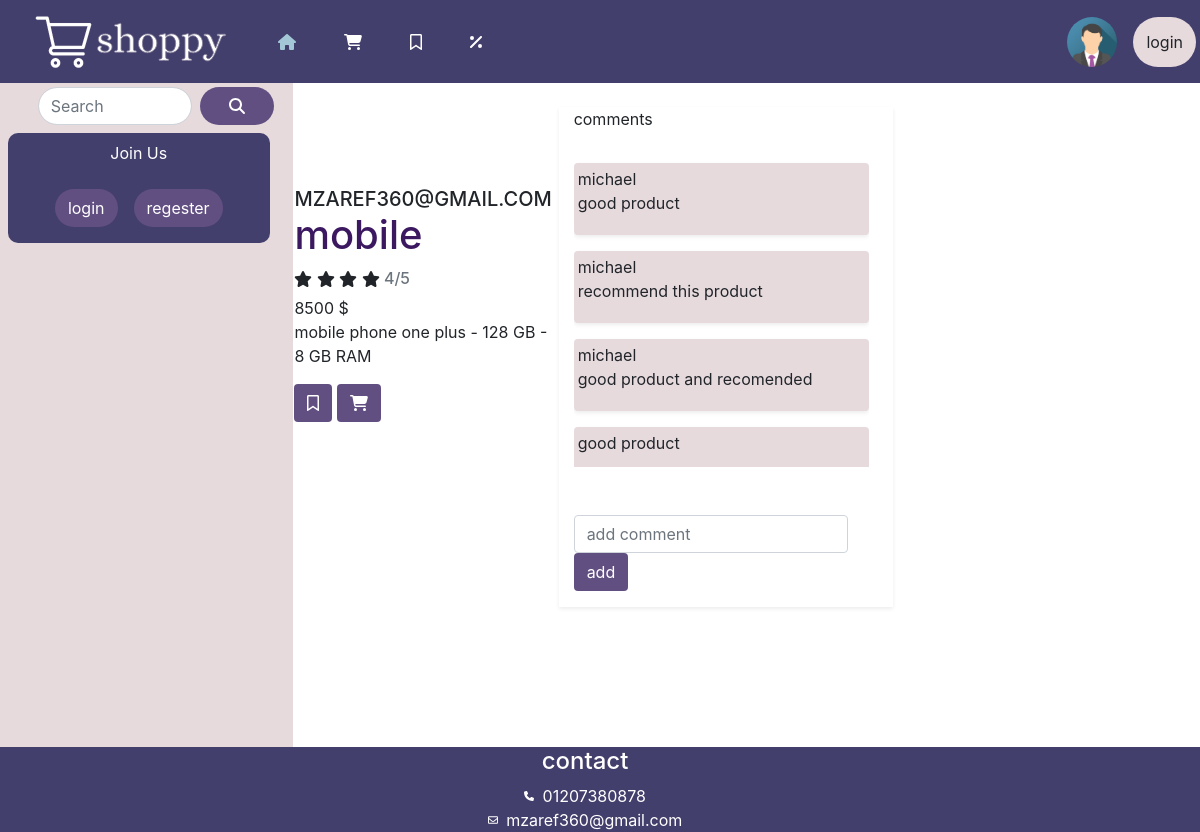
The page /product.php?id=4 on the database its author committed.
### tables this page shows
CREATE TABLE `product` (
  `name` varchar(100) NOT NULL,
  `disc` varchar(500) NOT NULL,
  `price` varchar(10) NOT NULL,
  `rate` varchar(10) NOT NULL,
  `image` varchar(500) NOT NULL,
  `note` varchar(500) NOT NULL,
  `trader` varchar(100) NOT NULL,
  `id` int(10) UNSIGNED NOT NULL
);

CREATE TABLE `comments` (
  `product` varchar(50) NOT NULL,
  `name` varchar(50) NOT NULL,
  `date` varchar(50) NOT NULL,
  `time` varchar(50) NOT NULL,
  `comment` varchar(500) NOT NULL,
  `email` varchar(50) NOT NULL
);

### product.php (the view, shortened to what this page needs)
<!DOCTYPE html>
<html lang="en">
<head>
    <link href="css/all.min.css" rel="stylesheet" >
    <link href="css/bootstrap.min.css" rel="stylesheet" >
    <link href="css/css.css" rel="stylesheet" >
    <link href="css/product.css" rel="stylesheet" >
    <link rel="stylesheet" href="https://cdn.jsdelivr.net/npm/bootstrap@4.0.0/dist/css/bootstrap.min.css">
</head>
<body>
    <div >
        <?php
            include('navbar.php');
        ?>
    </div>
<div style="min-height: calc(100vh - 155px);" id="row" class="row">
            <?php
                include('side.php');
            ?>
            <div id="content" class="col-lg-9 col-md-9 col-sm-12">
            <?PHP
include('db.php');
if(isset($_GET['id'])){
    $get_cat_i = "SELECT * FROM `product` WHERE `id` = ".$_GET['id'];
    if($run_cat_i = mysqli_query($conn, $get_cat_i)){
        if($row_cat_i = mysqli_fetch_array($run_cat_i)){
        $name = $row_cat_i['name'];
        $disc = $row_cat_i['disc'];
        $price = $row_cat_i['price'];
        $trader = $row_cat_i['trader'];
?>
    <div class="col-lg-9 col-md-9 col-sm-12">
    <div  class="   row ">
    <div class="ms-1 justify-content-center align-items-center col-md-4">
        <div class="d-flex justify-content-center align-items-center pt-4">
            <div class="mt-2  justify-content-center align-items-center">
                <div class="my-5">
                    <h5 class="text-uppercase mb-0"><?php echo($trader) ?></h5>
                    <h1 class="main-heading mt-0"><?php echo($name) ?></h1>
                    <div class="d-flex flex-row user-ratings">
                        <div class="ratings">
                        <i class="fa fa-star"></i>
                        <i class="fa fa-star"></i>
                        <i class="fa fa-star"></i>
                        <i class="fa fa-star"></i>
                        </div>
                        <h6 class="text-muted ml-1">4/5</h6>
                    </div>
                    <span><?php echo($price) ?> $</span>
                    <p><?php echo($disc) ?></p>
                    <a href="add_fav.php?id=<?php echo $_GET['id'];?>" class="btn main-btn" style="color: white;"><i class="fa-regular fa-bookmark"></i></a>
                    <a href="add_cart.php?id=<?php echo $_GET['id'];?>&count=1" class="btn main-btn" style="color: white;"><i class="fa-solid fa-cart-shopping"></i></a>
                </div>
            </div>
        </div>
    </div>
    <div  class="mt-4 shadow-sm pe-4 ms-4 col col-sm-12 col-md-6">
        <div>
            <div class=""><p>comments</p></div>
            <div class="c_comment">
                <?php
                    $get_cat_i = "SELECT * FROM `comments` WHERE `product`= '".$_GET['id']."'";
                    $run_cat_i = mysqli_query($conn, $get_cat_i);
                    while($row_cat_i = mysqli_fetch_array($run_cat_i))
                    {
                    $name = $row_cat_i['name'];
                    $comment = $row_cat_i['comment'];
                ?>
                <div class="shadow-sm p-1 my-3 rounded c-section">
                    <span><?php echo $name; ?></span>
                    <p><?php echo $comment; ?></p>
                </div>
                <?php }?>
            </div>
        </div>
        <div class="mt-5"  style="bottom: 0;">
            <div class=" input-group mb-3">
                <form action="add_comment.php">
                    <input type="text" name="comment" class="form-control" placeholder="add comment" aria-label="Recipient's username" aria-describedby="button-addon2">
                    <button  class="btn main-btn" type="submit" id="button-addon2">add</button>
                </form>
            </div>
        </div>
    </div>
</div>
</div>
<?php
 }else{
    echo'<div class="col-lg-9 col-md-9 col-sm-12">
            <div style="height:30rem ;" class=" d-flex ">not found</div>
         </div>';
 }
}
}?>
</div>
</div>
<?php
    include('footer.php');
?>
<script src="js/bootstrap.min.js"></script></body>
</html>

### navbar.php (shortened to what this page needs)
<div style="
    width: 100%;
">
<nav class="navbar navbar-expand sticky-top">
  <div class="container">
  <a class="navbar-brand" href="index.php"><img src="imgs/shoppy2.png" alt=""></a>
    <div class="collapse navbar-collapse nv " id="navbarNavDropdown">
      <ul class="navbar-nav  nv">
        <li class="nav-item ms-3">
          <a class="nav-link active p-lg-3" aria-current="page" href="index.php"><i class="fa-solid fa-house"></i></a>
        </li>
        <li class="nav-item ms-3">
          <a class="nav-link p-lg-3" href="cart.php"><i class="fa-solid fa-cart-shopping"></i></a>
        </li>
        <li class="nav-item ms-3">
          <a class="nav-link p-lg-3" href="fav.php"><i class="fa-regular fa-bookmark"></i></a>
        </li>
        <li class="nav-item ms-3">
          <a class="nav-link p-lg-3 " href="offers.php"><i class="fa-solid fa-percent"></i></a>
        </li>
      </ul>
      <div class="position-absolute end-0 pe-1">
      <div class="ps-1 d-flex justify-content-end align-middle">
    <?php
    if(isset($_SESSION['name']) and isset($_SESSION['picture'])and $_SESSION['picture'] != NULL ){
      echo('<div class="text-center ms-auto" >
      <a href="profile_card.php">
      <img src="users-images/'.$_SESSION['picture'].'"  class="rounded-circle c_profile_pic">
      </a>
      </div>
      <div class="d-none d-md-flex align-items-center ps-3 text-center  text-light d-flex">'.$_SESSION['name'].'</div>');
      echo '<a class="d-none d-md-flex align-items-center rounded-pill btn  ms-3 me-1  c-section" href="logout.php" type="button" >logout</a>';
    }
    else{
      if(isset($_SESSION['name']) and  !isset($_SESSION['picture'])){
        echo('
        <div class="text-center " >
        <a href="profile_card.php">
        <img src="imgs/avatar.png" alt="Avatar" class="rounded-circle c_profile_pic">
        </a>
        </div>
        <div class="d-none d-md-flex align-items-center ps-3 text-center  text-light">'.$_SESSION['name'].'</div>');
        echo '<a class="d-none d-md-flex align-items-center rounded-pill btn  ms-3 me-1 c-section" href="logout.php" type="button" >logout</a>';
      }
      else{
        if(isset($_SESSION['name'])){
          echo'<div class="text-center " ><a href="profile_card.php"><img src="imgs/avatar.png" alt="Avatar" class="me-1 rounded-circle c_profile_pic"></a></div>';
          echo '<div class="d-none d-md-flex align-items-center ps-3 text-center text-light ">'.$_SESSION['name'].'</div>';
          echo '<a class="d-none d-md-flex align-items-center rounded-pill btn  ms-3 me-1 c-section" href="logout.php" type="button" >logout</a>';
      }
      else{
        echo'<div class="text-center " ><img src="imgs/avatar.png" alt="Avatar" class="rounded-circle c_profile_pic"></div>';
        if($_SERVER['REQUEST_URI']!='/bootstrab/login.php'){
          echo '<a class="d-none d-md-flex align-items-center rounded-pill btn  ms-3  c-section" href="login.php" type="button" >login</a>';
        }
      }
    }}
    ?>
  </div>
      </div>
  </div>
  </div>
</nav>
</div>

### admin/includes/side.php (shortened to what this page needs)
<div id="side" class="d-none d-md-block col-3 c-side">
<div id="mySidebar" class="c-side-h" >
<div id="searchs" class="d-flex justify-content-end">
        <form method="GET" action="all_products.php" style="width: 85%;" class="d-flex  align-items-center me-1 mt-1">
            <input class="form-control rounded-pill me-2" name="search" type="search" placeholder="Search" aria-label="Search">
            <button class="btn main-btn rounded-pill" type="submit"><i class="fa-solid fa-magnifying-glass ps-3 pe-3"></i></button>
        </form>
    </div>
<?php
if(isset($_SESSION['id'])) {
        $session_id=$_SESSION['id'];
        $time = "SELECT `time` FROM `sessions` WHERE `id`= ".$session_id.";";
        $time_expire=new DateTime(date(mysqli_fetch_array(mysqli_query($conn, $time))[0]));
        $time_now=new DateTime(date('y-m-d'));
        if(!$time_expire>$time_now){
            session_destroy();
            echo('
            <div class="m-2 p-2 c-box ">
                <div class="d-flex justify-content-center align-items-center">
                    <p class="">Join Us</p>
                </div>
                <div class="d-flex justify-content-center p-2  align-items-center">
                    <a class=" btn main-btn rounded-pill mx-2" href="login.php">login</a>
                    <a class=" btn main-btn rounded-pill mx-2" href="regester.php">regester</a>
                </div>
            </div>
            ');
        }
}
else{
    echo('
    <div class="m-2 p-2 c-box ">
        <div class="d-flex justify-content-center align-items-center">
            <p class="">Join Us</p>
        </div>
        <div class="d-flex justify-content-center p-2  align-items-center">
            <a class=" btn main-btn rounded-pill mx-2" href="login.php">login</a>
            <a class=" btn main-btn rounded-pill mx-2" href="regester.php">regester</a>
        </div>
    </div>
');
    }
?>
</div>
</div>

### footer.php
<div id="foot">
<footer  class="row footer">
<div class="row">
    <div class=" col col-12 ">
        <div class="d-flex justify-content-center align-items-center">
            <h4>contact</h4>
        </div>
        <div class="d-flex justify-content-center align-items-center">
            <div class="c-box justify-content-center align-items-center">
                <i class="fa-solid fa-phone d-inline mt-1 me-1 c-size"></i>
                <p class="d-inline justify-content-center align-items-center">01207380878</p>
            </div>
        </div>
        <div class="d-flex justify-content-center align-items-center">
            <div class="c-box justify-content-center align-items-center">
                <i class="fa-regular fa-envelope d-inline mt-1 me-1 c-size"></i>
                <p class="d-inline justify-content-center align-items-center">mzaref360@gmail.com</p>
            </div>
        </div>
    </div>
</div>
</footer>
</div>

### css/css.css (style rules this page uses)
* { box-sizing: border-box; padding: 0px; margin: 0; }
:root { --dark-color:#433f6c; --green-color:#A3C7D6; --red-color:#624F82; --yellow-color:white; --section:#e6dadd; }
body { font-family: "roboto",sans-serif; width: 100%; }
html { overflow-x: hidden; }
.navbar { background-color: var(--dark-color); }
.navbar .navbar-nav .nav-link { color: white; }
.main-btn { background-color: var(--red-color); color: var(--yellow-color); }
.navbar .navbar-nav .nav-link.active , .navbar .navbar-nav .nav-link:focus, .navbar .navbar-nav .nav-link:hover { color: var(--green-color); }
.footer { background-color: var(--dark-color); color: var(--yellow-color); }
.c-side { background-color: var(--section); }
.c-box { background-color: var(--dark-color); border-radius:10px; color: white }
.c-section { background-color: var(--section); }
.c-size { width: 10px; }
.c_profile_pic { height: 50px; width: 50px; border-color: var(--section); border-width: 10px; }
.c_comment { overflow-y: scroll; height: 20rem; }
.c-side-h { min-height: calc(100vh - 17vh); }
.nv { text-align: center; }

### css/product.css (style rules this page uses)
body { background-color:#dce3f0; }
.main-heading { font-size:40px; color:#3B185F !important; }
.user-ratings h6 { margin-top:2px; }

### rows shown on the page
product: trader "MZAREF360@GMAIL.COM", name "mobile", price "8500", disc "mobile phone one plus - 128 GB - 8 GB RAM"
comments: name "michael", comment "good product"
comments: name "michael", comment "recommend this product"
comments: name "michael", comment "good product and recomended"
comments: comment "good product"
